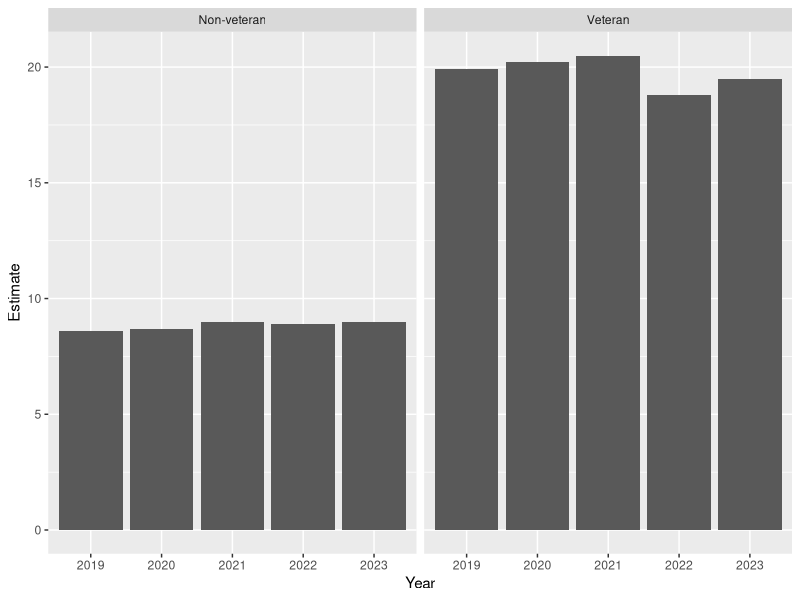
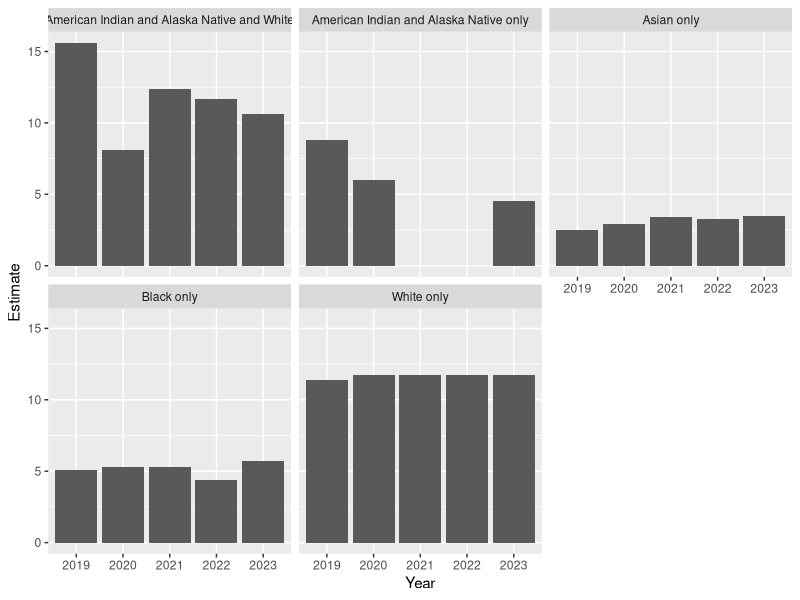
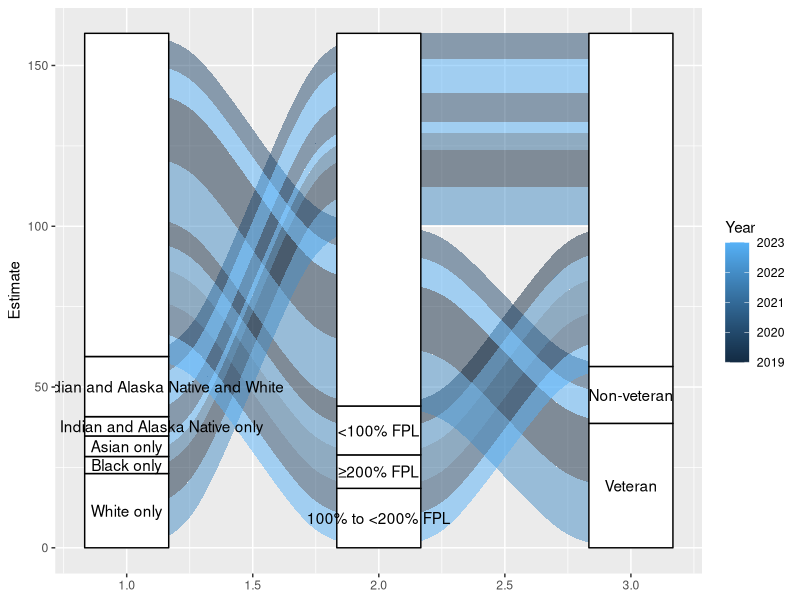

The R script that drew these images, in order: (Note: this script raises an error after producing the figures.)
## ---- chunk 1
library(tidyverse)
OperationalPolicy <- read_csv("OperationalPolicy.csv")
USOperationalPolicy <- OperationalPolicy|> filter(Location=="United States of America")

MortalityIncidenceMerge <- read_csv("mortality_incidence_merge.csv")
## ---- chunk 2
CDC_AllCancerData <- read_csv("CDC_AllCancerData.csv")|> filter(Estimate!="N/A")|>mutate(Estimate = as.numeric(Estimate))
## ---- chunk 3
Veteran_AllCancerData <- CDC_AllCancerData |> filter(Group == "Veteran status") |> mutate(Year = factor(Year))|>dplyr::select(Year,Subgroup,Estimate)

ggplot(Veteran_AllCancerData, aes(x =Year,y=Estimate)) +
  geom_col()+
  facet_wrap(.~Subgroup)
  


## ---- chunk 4

Race_AllCancerData <- CDC_AllCancerData |> filter(Group == "Race") |> mutate(Year = factor(Year))|>dplyr::select(Year,Subgroup,Estimate)

ggplot(Race_AllCancerData, aes(x =Year,y=Estimate)) +
  geom_col()+
  facet_wrap(.~Subgroup)
  

## ---- chunk 5
library(ggplot2)
library(ggalluvial)

Alluvial <- CDC_AllCancerData|> filter(Group == c("Poverty level","Race","Veteran status")) |> pivot_wider(names_from = Group,values_from = Subgroup) |> rename(PovertyLevel="Poverty level", VeteranStatus="Veteran status") #|> pivot_wider(names_from = ,values_from = Estimate) 

ggplot(Alluvial, aes(axis1 = Race, axis2 = PovertyLevel, axis3 = VeteranStatus, y = Estimate))+
         geom_alluvium(aes(fill = Year), width = 1/12)+
         geom_stratum()+
         geom_text(stat = "stratum", aes(label = after_stat(stratum))) #+
         #scale_x_discrete(limits = c("Essay 1", "Essay 2", "Essay 3"))+
        #ggtitle("3 Essays Colored by Average GPA")

## ---- chunk 6

library(ggplot2)





## ---- chunk 7
OperationalPolicy2021 <- OperationalPolicy |> filter(Period == "2021")|>dplyr::select(Value,Period,Location)|>rename(Country = "Location")

PolicyIndicdenceMortality <- full_join(OperationalPolicy2021, MortalityIncidenceMerge, join_by(Country)) |>filter(Incidence_rate != is.na(Incidence_rate), Value != is.na(Value))|> dplyr::select(Incidence_rate,Mortality_rate,Country,Value,Incidence_cum_risk_74,Mortality_cum_risk_74)


ggplot(PolicyIndicdenceMortality, aes(x =Value,y=Incidence_rate)) +
  geom_col()

ggplot(PolicyIndicdenceMortality, aes(x =Value,y=Mortality_rate)) +
  geom_col()



## ---- chunk 8

## ---- chunk 9


clevelandDotPlot <- PolicyIndicdenceMortality|>dplyr::select(Incidence_rate,Mortality_rate,Value,Country) |> pivot_longer(cols =!c(Value,Country),names_to = "RateType", values_to = "Rate" )


ggplot(clevelandDotPlot, aes(x=Rate,y=fct_reorder2(Country,RateType=="Incidence_rate",Rate,.desc=FALSE), color =RateType)) +
  geom_point()+
  facet_grid(Value~ ., scales ="free_y",space="free_y")


#note crude rate is per 100,000 in population 

#no visible correlation
# plot by region of the world

# operational policy may have adequate treatment to prevent moratality
## ---- chunk 10

clevelandDotPlot <- PolicyIndicdenceMortality|>dplyr::select(Incidence_cum_risk_74,Mortality_cum_risk_74,Value,Country) |> pivot_longer(cols =!c(Value,Country),names_to = "RateType", values_to = "Rate" )


ggplot(clevelandDotPlot, aes(x=Rate,y=fct_reorder2(Country,RateType=="Incidence_cum_risk_74",Rate,.desc=FALSE), color =RateType)) +
  geom_point()+
  facet_grid(Value~ ., scales ="free_y",space="free_y")

#this is estimated cumulative risk percent




## ---- chunk 11
# try mosaic plot on all data

library(AER)
library(vcd)

mosaic_AllCancerData <- CDC_AllCancerData |>filter(Group=="Disability status")|>pivot_wider(names_from=Subgroup,values_from=Estimate)|>rename(WithDisability = "With disability", WithoutDisability = "Without disability") #|> pivot_wider(names_from=Group,values_from=c(Subgroup,Estimate))

#pairs(table(mosaic_AllCancerData[,c(3:42)]),highlighting = 2)


#mosaic(~freerepat,data = DoctorVisits,split_vertical=TRUE , main = "Mosaic plot for numvisits vs freerepat",labeling = labeling_values)

mosaic(~Year + WithDisability + WithoutDisability,
       data = mosaic_AllCancerData,
       split_vertical=TRUE , 
       main = "Test",
       labeling = labeling_values(suppress = TRUE),
       direction = c("v","v","h"),
       highlighting = "Year",
       highlighting_fill = c("lightblue", "pink", "orange","red","blue"))
## ---- chunk 12

AllCancerData_lumps <- CDC_AllCancerData |> mutate(Estimate_Level = ifelse(Estimate>20, "High",ifelse(Estimate>10,"Mid", "Low")))

#AllCancerData_lumps$Estimate <- fct_lump_prop(factor(AllCancerData_lumps$Estimate),prop = 0.02)

pairs(table(AllCancerData_lumps[,c(3,6)]),highlighting = 2)

## ---- chunk 13

AllCancerData_lumps_new <- AllCancerData_lumps |> filter(Group == c("Race","Race and Hispanic origin", "Veteran status"))
pairs(table(AllCancerData_lumps_new[,c(1,3,6)]),highlighting = 2)

## ---- chunk 14
AgeGroups_Mosaic <- AllCancerData_lumps |> filter(Group == c("Age groups with 65 years and older", "Age groups with 75 years and older")) 

pairs(table(AgeGroups_Mosaic[,c(1,6)]),highlighting = 2)
## ---- chunk 15

AllCancerData_lumps_mosaic<- AllCancerData_lumps |> dplyr::select(Estimate_Level,Year, Group)|>pivot_wider(names_from = "Group", values_from = "Estimate_Level")

pairs(table(AllCancerData_lumps[,c(1,2)]),highlighting = 2)
